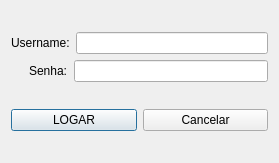
<?xml version="1.0" encoding="UTF-8"?>
<ui version="4.0">
 <class>login</class>
 <widget class="QDialog" name="login">
  <property name="geometry">
   <rect>
    <x>0</x>
    <y>0</y>
    <width>279</width>
    <height>163</height>
   </rect>
  </property>
  <property name="sizePolicy">
   <sizepolicy hsizetype="Preferred" vsizetype="Preferred">
    <horstretch>0</horstretch>
    <verstretch>0</verstretch>
   </sizepolicy>
  </property>
  <property name="windowTitle">
   <string>Dialog</string>
  </property>
  <property name="windowIcon">
   <iconset theme="Logo">
    <normaloff>imgs/logo.png</normaloff>imgs/logo.png</iconset>
  </property>
  <property name="sizeGripEnabled">
   <bool>false</bool>
  </property>
  <layout class="QHBoxLayout" name="horizontalLayout_4">
   <item>
    <layout class="QVBoxLayout" name="verticalLayout_2">
     <item>
      <layout class="QVBoxLayout" name="verticalLayout">
       <item>
        <layout class="QHBoxLayout" name="horizontalLayout_2">
         <item>
          <widget class="QLabel" name="label">
           <property name="text">
            <string>Username:</string>
           </property>
          </widget>
         </item>
         <item>
          <widget class="QLineEdit" name="txt_username">
           <property name="alignment">
            <set>Qt::AlignCenter</set>
           </property>
          </widget>
         </item>
        </layout>
       </item>
       <item>
        <layout class="QHBoxLayout" name="horizontalLayout">
         <item>
          <spacer name="horizontalSpacer">
           <property name="orientation">
            <enum>Qt::Horizontal</enum>
           </property>
           <property name="sizeType">
            <enum>QSizePolicy::Preferred</enum>
           </property>
           <property name="sizeHint" stdset="0">
            <size>
             <width>18</width>
             <height>20</height>
            </size>
           </property>
          </spacer>
         </item>
         <item>
          <widget class="QLabel" name="label_2">
           <property name="text">
            <string>Senha:</string>
           </property>
          </widget>
         </item>
         <item>
          <widget class="QLineEdit" name="txt_senha">
           <property name="echoMode">
            <enum>QLineEdit::Password</enum>
           </property>
           <property name="alignment">
            <set>Qt::AlignCenter</set>
           </property>
          </widget>
         </item>
        </layout>
       </item>
      </layout>
     </item>
     <item>
      <layout class="QHBoxLayout" name="horizontalLayout_3">
       <item>
        <widget class="QPushButton" name="btn_logar">
         <property name="text">
          <string>LOGAR</string>
         </property>
        </widget>
       </item>
       <item>
        <widget class="QPushButton" name="btn_cancelar">
         <property name="text">
          <string>Cancelar</string>
         </property>
        </widget>
       </item>
      </layout>
     </item>
    </layout>
   </item>
  </layout>
 </widget>
 <resources/>
 <connections/>
</ui>
